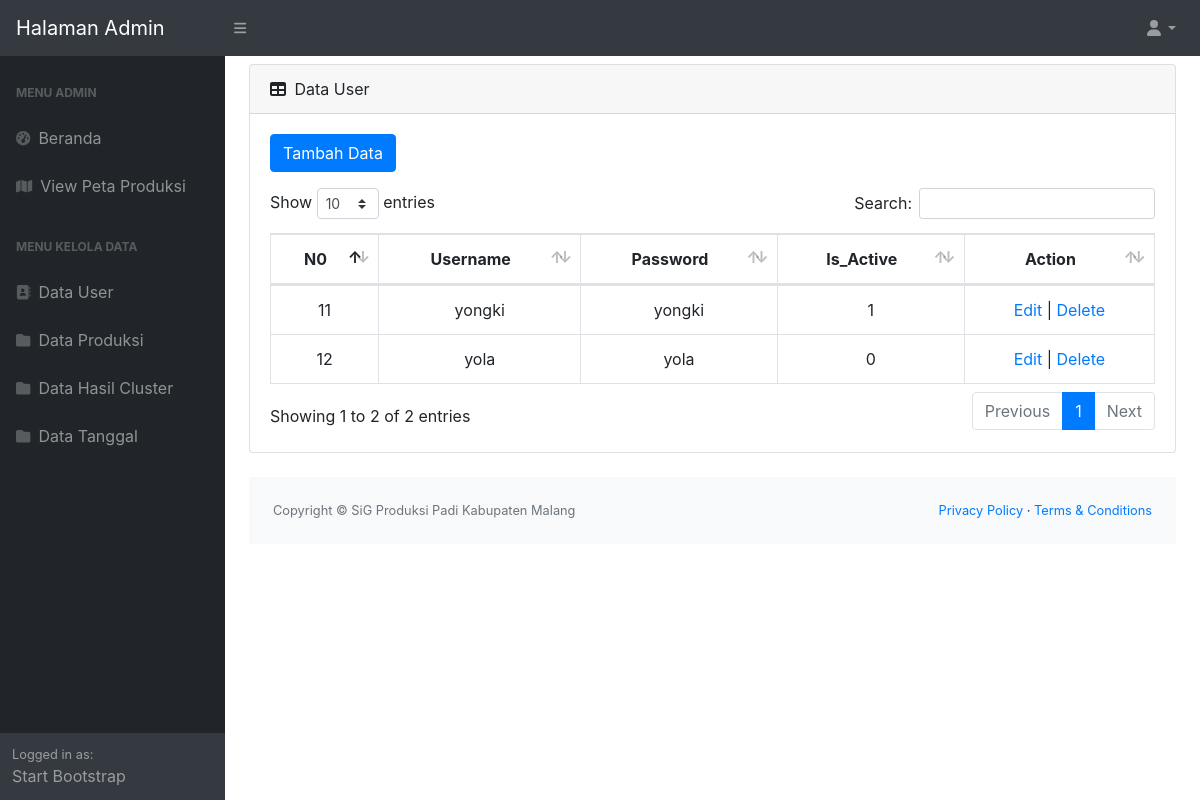
Page /index.php/admin_user on the committed database.
### tables this page shows
CREATE TABLE `tb_user` (
  `id_user` int(11) NOT NULL,
  `username` varchar(20) NOT NULL,
  `password` varchar(10) NOT NULL,
  `is_active` int(2) NOT NULL
);

### application/controllers/admin_user.php (called while the page is built, shortened)
<?php
class admin_user extends CI_Controller
{
    function __construct()
    {
        $this->load->model('data_user');
        $this->load->helper('url');
    }
    function index()
    {
        $data['user'] = $this->data_user->tampil_data()->result();
        $this->load->view('admin/v_admin_user', $data);
    }
}

### index.php (called while the page is built, shortened)
<?php
require_once BASEPATH.'core/CodeIgniter.php';

### application/models/data_user.php (called while the page is built, shortened)
<?php
class data_user extends CI_Model
{
    function tampil_data()
    {
        return $this->db->get('tb_user');
    }
}

### application/views/admin/v_admin_user.php (the view, shortened to what this page needs)
<!DOCTYPE html>
<html lang="en">
<head>
    <link href="<?= base_url('assets/'); ?>css/styles.css" rel="stylesheet" />
    <link href="<?= base_url('assets/'); ?>datatables/dataTables.bootstrap4.min.css" rel="stylesheet" />
</head>
<body class="sb-nav-fixed">
    <nav class="sb-topnav navbar navbar-expand navbar-dark bg-dark">
        <a class="navbar-brand" href="index.html">Halaman Admin</a>
        <button class="btn btn-link btn-sm order-1 order-lg-0" id="sidebarToggle" href="#"><i class="fas fa-bars"></i></button>
        <ul class="navbar-nav ml-auto ">
            <li class="nav-item dropdown">
                <a class="nav-link dropdown-toggle" id="userDropdown" href="#" role="button" data-toggle="dropdown" aria-haspopup="true" aria-expanded="false"><i class="fas fa-user fa-fw"></i></a>
            </li>
        </ul>
    </nav>
    <div id="layoutSidenav">
        <div id="layoutSidenav_nav">
            <nav class="sb-sidenav accordion sb-sidenav-dark" id="sidenavAccordion">
                <div class="sb-sidenav-menu">
                    <div class="nav">
                        <div class="sb-sidenav-menu-heading">Menu Admin</div>
                        <a href="<?php echo base_url(); ?>admin_control" class="nav-link">
                            <div class="sb-nav-link-icon"><i class="fas fa-tachometer-alt"></i></div>
                            Beranda
                        </a>
                        <a href="<?php echo base_url(); ?>admin_map" class="nav-link">
                            <div class="sb-nav-link-icon"><i class="fa fa-map"></i></div>
                            View Peta Produksi
                        </a>
                        <div class="sb-sidenav-menu-heading">Menu Kelola Data</div>
                        <a href="<?php echo base_url(); ?>admin_user" class="nav-link">
                            <div class="sb-nav-link-icon"><i class="fas fa-address-book"></i></div>
                            Data User
                        </a>
                        <a href="<?php echo base_url(); ?>admin_produksi" class="nav-link">
                            <div class="sb-nav-link-icon"><i class="fas fa-folder"></i></div>
                            Data Produksi
                        </a>
                        <a href="<?php echo base_url(); ?>admin_cluster" class="nav-link">
                            <div class="sb-nav-link-icon"><i class="fas fa-folder"></i></div>
                            Data Hasil Cluster
                        </a>
                        <a href="<?php echo base_url(); ?>tanggal_control" class="nav-link">
                            <div class="sb-nav-link-icon"><i class="fas fa-folder"></i></div>
                            Data Tanggal
                        </a>
                    </div>
                </div>
                <div class="sb-sidenav-footer">
                    <div class="small">Logged in as:</div>
                    Start Bootstrap
                </div>
            </nav>
        </div>
        <div id="layoutSidenav_content">
            <main>
                <div class="container-fluid">
                    <div class="card mb-4 mt-2">
                        <div class="card-header">
                            <i class="fas fa-table mr-1"></i>
                            Data User
                        </div>
                        <div class="card-body">
                            <a href="<?php echo base_url(); ?>index.php/admin_user/tambah" class="btn btn-primary center mb-3">Tambah Data</a>
                            <div class="table-responsive">
                                <table class="table table-bordered" id="dataTable" width="100%" cellspacing="0">
                                    <thead>
                                        <tr>
                                            <th style="text-align: center;">N0</th>
                                            <th style="text-align: center;">Username</th>
                                            <th style="text-align: center;">Password</th>
                                            <th style="text-align: center;">Is_Active</th>
                                            <th style="text-align: center;">Action</th>
                                        </tr>
                                    </thead>
                                    <?php foreach ($user as $u) : ?>
                                        <tr>
                                            <td>
                                                <center id="get_id_user"><?php echo $u->id_user ?></center>
                                            </td>
                                            <td>
                                                <center><?php echo $u->username ?></center>
                                            </td>
                                            <td>
                                                <center><?php echo $u->password ?></center>
                                            </td>
                                            <td>
                                                <center><?php echo $u->is_active ?></center>
                                            </td>
                                            <td>
                                                <center>
                                                    <?php echo anchor('admin_user/edit/' . $u->id_user, 'Edit'); ?> |
                                                    <?php echo anchor('admin_user/hapus/' . $u->id_user, 'Delete'); ?>
                                            </td>
                                        </tr>
                                    <?php endforeach; ?>
                                </table>
                            </div>
                        </div>
                    </div>
                    <footer class="py-4 bg-light mt-auto">
                        <div class="container-fluid">
                            <div class="d-flex align-items-center justify-content-between small">
                                <div class="text-muted">Copyright &copy; SiG Produksi Padi Kabupaten Malang</div>
                                <div>
                                    <a href="#">Privacy Policy</a>
                                    &middot;
                                    <a href="#">Terms &amp; Conditions</a>
                                </div>
                            </div>
                        </div>
                    </footer>
                </div>
        </div>
</body>
</html>

### rows in the picture
tb_user: id_user "11", username "yongki", password "yongki", is_active "1", id_user "Edit", id_user "Delete"
tb_user: id_user "12", username "yola", password "yola", is_active "0", id_user "Edit", id_user "Delete"
